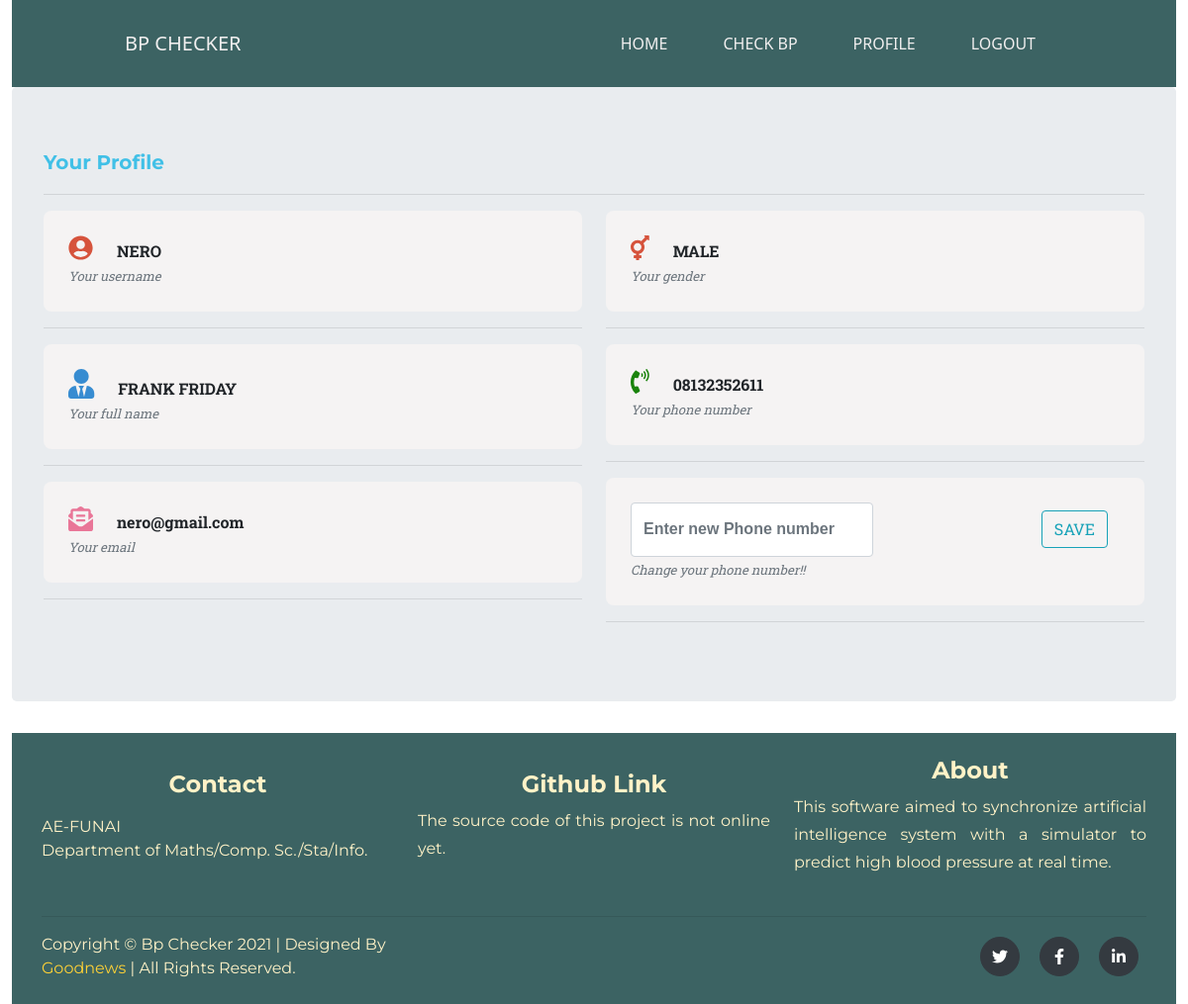
/user/setting/ (signed in), run on the app's committed database.
### bp/models.py (models this page shows)
class UserProfile(models.Model):
    user = models.OneToOneField(
        User,
        on_delete=models.CASCADE,
        primary_key=True,
    )
    sex = (
        ('Male', 'Male'),
        ('Female', 'Female')
        )
    phone_no = models.CharField(max_length=11)
    gender = models.CharField(max_length=6, choices=sex)

### bp/views.py (the view)
# urls.py: path('user/setting/', user_setting, name='setting'),
def user_setting(request):
    if request.user.is_authenticated:
        u = UserProfile.objects.get(pk=request.user.id)
        p = u.user
        f = UserUpdate(request.POST or None)
        if f.is_valid():
           u.phone_no = f.cleaned_data['phone_no']
           u.save()
           messages.success(request, 'Phone number updated')
    else:
        return redirect('login')
    return render(request, 'bp/setting.html', {'user': u, 'edit': f})

### bp/forms.py
class UserUpdate(forms.Form):
    phone_no = forms.CharField(widget=forms.TextInput(attrs={
        'class': 'form-control',
        'placeholder':'Enter new Phone number',
        'type': 'number'
    }), label=False, min_length=11)
    class Meta:
         model = UserProfile
         fields = ['phone_no']
         widgets = {
             'phone_no':forms.TextInput(attrs={'class': 'form-control','placeholder':'Enter new Phone number','type': 'number', 'label': 'False'} )
            }

### bp/templates/bp/setting.html (shortened to what this page needs)
{% extends 'bp/base_bp.html' %}
{% block content %}
{% include './bp_includes/nav.html' %}
<div class="jumbotron">
  <h5 id="prolfile-title">Your Profile </h5> <hr>
    <div class="row">
        <div class=" col-md-6">
            <div id="profile_info">
             <i class="fa fa-user-circle"></i>
                <span class="text-uppercase"> {{user.user.username}} </span> <br>
                <i class="text-muted bio">Your username</i>
            </div> <hr>
            <div id="profile_info">
            <i class="fa fa-user-tie"></i>
                <span class="text-uppercase"> {{user.user.first_name}} {{user.user.last_name}}</span><br/>
                 <i class="text-muted bio">Your full name</i>
            </div> <hr>
            <div id="profile_info">
            <i class="fas fa-envelope-open-text"></i>
                <span class="text-lowercase"> {{user.user.email}} </span> <br/>
                 <i class="text-muted bio">Your email</i>
            </div> <hr>
        </div>
        <div class="col-md-6">
            <div id="profile_info">
                <i class="fas fa-transgender"></i>
                    <span class="text-uppercase"> {{user.gender}} </span>  <br/>
                    <i class="text-muted bio">Your gender</i>
            </div><hr>
            <div id="profile_info">
                <i class="fas fa-phone-volume"></i>
                <span class="text-lowercase"> {{user.phone_no}} </span> <br/>
                <i class="text-muted bio">Your phone number</i>
            </div>
            <hr>
            <div id="profile_info">
                <form method="POST" action="" class="form-inline" >
                    <div class="form-group">
                        {{edit.phone_no}}
                    </div>
                    <div class="col">
                        <button id="btn-save" class="btn btn-outline-info text-uppercase float-right" type="submit">Save</button>
                    </div>
                </form>
                <i class="text-muted bio">Change your phone number!!</i>
            </div><hr>
        </div>
    </div>
</div>
{% include 'include_folder/footer.html' %} {% endblock %}

### data on the page
UserProfile: user.username "NERO", user.first_name "FRANK", user.last_name "FRIDAY", user.email "nero@gmail.com", gender "MALE", phone_no "08132352611"
